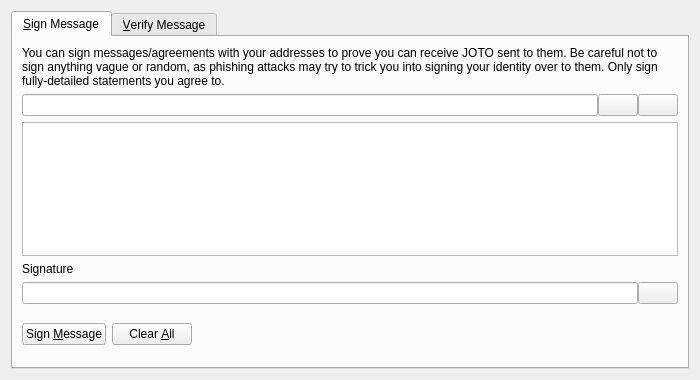
<?xml version="1.0" encoding="UTF-8"?>
<ui version="4.0">
 <class>SignVerifyMessageDialog</class>
 <widget class="QDialog" name="SignVerifyMessageDialog">
  <property name="geometry">
   <rect>
    <x>0</x>
    <y>0</y>
    <width>700</width>
    <height>380</height>
   </rect>
  </property>
  <property name="windowTitle">
   <string>Signatures - Sign / Verify a Message</string>
  </property>
  <property name="modal">
   <bool>true</bool>
  </property>
  <layout class="QVBoxLayout" name="verticalLayout">
   <item>
    <widget class="QTabWidget" name="tabWidget">
     <property name="currentIndex">
      <number>0</number>
     </property>
     <widget class="QWidget" name="tabSignMessage">
      <attribute name="title">
       <string>&amp;Sign Message</string>
      </attribute>
      <layout class="QVBoxLayout" name="verticalLayout_SM">
       <item>
        <widget class="QLabel" name="infoLabel_SM">
         <property name="text">
          <string>You can sign messages/agreements with your addresses to prove you can receive JOTO sent to them. Be careful not to sign anything vague or random, as phishing attacks may try to trick you into signing your identity over to them. Only sign fully-detailed statements you agree to.</string>
         </property>
         <property name="textFormat">
          <enum>Qt::PlainText</enum>
         </property>
         <property name="wordWrap">
          <bool>true</bool>
         </property>
        </widget>
       </item>
       <item>
        <layout class="QHBoxLayout" name="horizontalLayout_1_SM">
         <property name="spacing">
          <number>0</number>
         </property>
         <item>
          <widget class="QValidatedLineEdit" name="addressIn_SM">
           <property name="toolTip">
            <string>The JOTO address to sign the message with</string>
           </property>
          </widget>
         </item>
         <item>
          <widget class="QPushButton" name="addressBookButton_SM">
           <property name="toolTip">
            <string>Choose previously used address</string>
           </property>
           <property name="text">
            <string/>
           </property>
           <property name="shortcut">
            <string>Alt+A</string>
           </property>
           <property name="autoDefault">
            <bool>false</bool>
           </property>
          </widget>
         </item>
         <item>
          <widget class="QPushButton" name="pasteButton_SM">
           <property name="toolTip">
            <string>Paste address from clipboard</string>
           </property>
           <property name="text">
            <string/>
           </property>
           <property name="shortcut">
            <string>Alt+P</string>
           </property>
           <property name="autoDefault">
            <bool>false</bool>
           </property>
          </widget>
         </item>
        </layout>
       </item>
       <item>
        <widget class="QPlainTextEdit" name="messageIn_SM">
         <property name="toolTip">
          <string>Enter the message you want to sign here</string>
         </property>
        </widget>
       </item>
       <item>
        <widget class="QLabel" name="signatureLabel_SM">
         <property name="text">
          <string>Signature</string>
         </property>
         <property name="textFormat">
          <enum>Qt::PlainText</enum>
         </property>
        </widget>
       </item>
       <item>
        <layout class="QHBoxLayout" name="horizontalLayout_2_SM">
         <property name="spacing">
          <number>0</number>
         </property>
         <item>
          <widget class="QLineEdit" name="signatureOut_SM">
           <property name="font">
            <font>
             <italic>true</italic>
            </font>
           </property>
           <property name="readOnly">
            <bool>true</bool>
           </property>
          </widget>
         </item>
         <item>
          <widget class="QPushButton" name="copySignatureButton_SM">
           <property name="toolTip">
            <string>Copy the current signature to the system clipboard</string>
           </property>
           <property name="text">
            <string/>
           </property>
           <property name="autoDefault">
            <bool>false</bool>
           </property>
          </widget>
         </item>
        </layout>
       </item>
       <item>
        <layout class="QHBoxLayout" name="horizontalLayout_3_SM">
         <item>
          <widget class="QPushButton" name="signMessageButton_SM">
           <property name="toolTip">
            <string>Sign the message to prove you own this JOTO address</string>
           </property>
           <property name="text">
            <string>Sign &amp;Message</string>
           </property>
           <property name="autoDefault">
            <bool>false</bool>
           </property>
          </widget>
         </item>
         <item>
          <widget class="QPushButton" name="clearButton_SM">
           <property name="toolTip">
            <string>Reset all sign message fields</string>
           </property>
           <property name="text">
            <string>Clear &amp;All</string>
           </property>
           <property name="autoDefault">
            <bool>false</bool>
           </property>
          </widget>
         </item>
         <item>
          <spacer name="horizontalSpacer_1_SM">
           <property name="orientation">
            <enum>Qt::Horizontal</enum>
           </property>
           <property name="sizeHint" stdset="0">
            <size>
             <width>40</width>
             <height>48</height>
            </size>
           </property>
          </spacer>
         </item>
         <item>
          <widget class="QLabel" name="statusLabel_SM">
           <property name="font">
            <font>
             <weight>75</weight>
             <bold>true</bold>
            </font>
           </property>
           <property name="text">
            <string/>
           </property>
           <property name="wordWrap">
            <bool>true</bool>
           </property>
          </widget>
         </item>
         <item>
          <spacer name="horizontalSpacer_2_SM">
           <property name="orientation">
            <enum>Qt::Horizontal</enum>
           </property>
           <property name="sizeHint" stdset="0">
            <size>
             <width>40</width>
             <height>48</height>
            </size>
           </property>
          </spacer>
         </item>
        </layout>
       </item>
      </layout>
     </widget>
     <widget class="QWidget" name="tabVerifyMessage">
      <attribute name="title">
       <string>&amp;Verify Message</string>
      </attribute>
      <layout class="QVBoxLayout" name="verticalLayout_VM">
       <item>
        <widget class="QLabel" name="infoLabel_VM">
         <property name="text">
          <string>Enter the receiver's address, message (ensure you copy line breaks, spaces, tabs, etc. exactly) and signature below to verify the message. Be careful not to read more into the signature than what is in the signed message itself, to avoid being tricked by a man-in-the-middle attack. Note that this only proves the signing party receives with the address, it cannot prove sendership of any transaction!</string>
         </property>
         <property name="textFormat">
          <enum>Qt::PlainText</enum>
         </property>
         <property name="alignment">
          <set>Qt::AlignLeading|Qt::AlignLeft|Qt::AlignTop</set>
         </property>
         <property name="wordWrap">
          <bool>true</bool>
         </property>
        </widget>
       </item>
       <item>
        <layout class="QHBoxLayout" name="horizontalLayout_1_VM">
         <property name="spacing">
          <number>0</number>
         </property>
         <item>
          <widget class="QValidatedLineEdit" name="addressIn_VM">
           <property name="toolTip">
            <string>The JOTO address the message was signed with</string>
           </property>
          </widget>
         </item>
         <item>
          <widget class="QPushButton" name="addressBookButton_VM">
           <property name="toolTip">
            <string>Choose previously used address</string>
           </property>
           <property name="text">
            <string/>
           </property>
           <property name="shortcut">
            <string>Alt+A</string>
           </property>
           <property name="autoDefault">
            <bool>false</bool>
           </property>
          </widget>
         </item>
        </layout>
       </item>
       <item>
        <widget class="QPlainTextEdit" name="messageIn_VM"/>
       </item>
       <item>
        <widget class="QValidatedLineEdit" name="signatureIn_VM"/>
       </item>
       <item>
        <layout class="QHBoxLayout" name="horizontalLayout_2_VM">
         <item>
          <widget class="QPushButton" name="verifyMessageButton_VM">
           <property name="toolTip">
            <string>Verify the message to ensure it was signed with the specified JOTO address</string>
           </property>
           <property name="text">
            <string>Verify &amp;Message</string>
           </property>
           <property name="autoDefault">
            <bool>false</bool>
           </property>
          </widget>
         </item>
         <item>
          <widget class="QPushButton" name="clearButton_VM">
           <property name="toolTip">
            <string>Reset all verify message fields</string>
           </property>
           <property name="text">
            <string>Clear &amp;All</string>
           </property>
           <property name="autoDefault">
            <bool>false</bool>
           </property>
          </widget>
         </item>
         <item>
          <spacer name="horizontalSpacer_1_VM">
           <property name="orientation">
            <enum>Qt::Horizontal</enum>
           </property>
           <property name="sizeHint" stdset="0">
            <size>
             <width>40</width>
             <height>48</height>
            </size>
           </property>
          </spacer>
         </item>
         <item>
          <widget class="QLabel" name="statusLabel_VM">
           <property name="font">
            <font>
             <weight>75</weight>
             <bold>true</bold>
            </font>
           </property>
           <property name="text">
            <string/>
           </property>
           <property name="wordWrap">
            <bool>true</bool>
           </property>
          </widget>
         </item>
         <item>
          <spacer name="horizontalSpacer_2_VM">
           <property name="orientation">
            <enum>Qt::Horizontal</enum>
           </property>
           <property name="sizeHint" stdset="0">
            <size>
             <width>40</width>
             <height>48</height>
            </size>
           </property>
          </spacer>
         </item>
        </layout>
       </item>
      </layout>
     </widget>
    </widget>
   </item>
  </layout>
 </widget>
 <customwidgets>
  <customwidget>
   <class>QValidatedLineEdit</class>
   <extends>QLineEdit</extends>
   <header>qvalidatedlineedit.h</header>
  </customwidget>
 </customwidgets>
 <resources>
  <include location="../joto.qrc"/>
 </resources>
 <connections/>
</ui>
